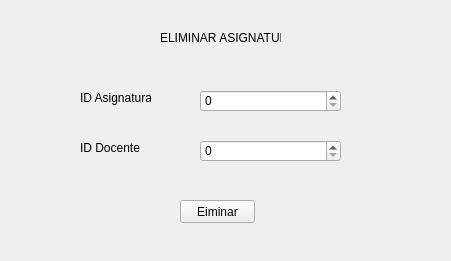
<?xml version="1.0" encoding="UTF-8"?>
<ui version="4.0">
 <class>Eliminar_Asignatura</class>
 <widget class="QWidget" name="Eliminar_Asignatura">
  <property name="geometry">
   <rect>
    <x>0</x>
    <y>0</y>
    <width>451</width>
    <height>261</height>
   </rect>
  </property>
  <property name="windowTitle">
   <string>Form</string>
  </property>
  <widget class="QLabel" name="label_15">
   <property name="geometry">
    <rect>
     <x>160</x>
     <y>30</y>
     <width>121</width>
     <height>16</height>
    </rect>
   </property>
   <property name="text">
    <string>ELIMINAR ASIGNATURA</string>
   </property>
  </widget>
  <widget class="QLabel" name="label_16">
   <property name="geometry">
    <rect>
     <x>80</x>
     <y>90</y>
     <width>71</width>
     <height>16</height>
    </rect>
   </property>
   <property name="text">
    <string>ID Asignatura</string>
   </property>
  </widget>
  <widget class="QLabel" name="label_12">
   <property name="geometry">
    <rect>
     <x>80</x>
     <y>140</y>
     <width>71</width>
     <height>16</height>
    </rect>
   </property>
   <property name="text">
    <string>ID Docente</string>
   </property>
  </widget>
  <widget class="QSpinBox" name="spinBox_3">
   <property name="geometry">
    <rect>
     <x>200</x>
     <y>90</y>
     <width>141</width>
     <height>22</height>
    </rect>
   </property>
  </widget>
  <widget class="QSpinBox" name="spinBox_4">
   <property name="geometry">
    <rect>
     <x>200</x>
     <y>140</y>
     <width>141</width>
     <height>22</height>
    </rect>
   </property>
  </widget>
  <widget class="QPushButton" name="pushButton_3">
   <property name="geometry">
    <rect>
     <x>180</x>
     <y>200</y>
     <width>75</width>
     <height>23</height>
    </rect>
   </property>
   <property name="text">
    <string>Eiminar</string>
   </property>
  </widget>
 </widget>
 <resources/>
 <connections/>
</ui>
